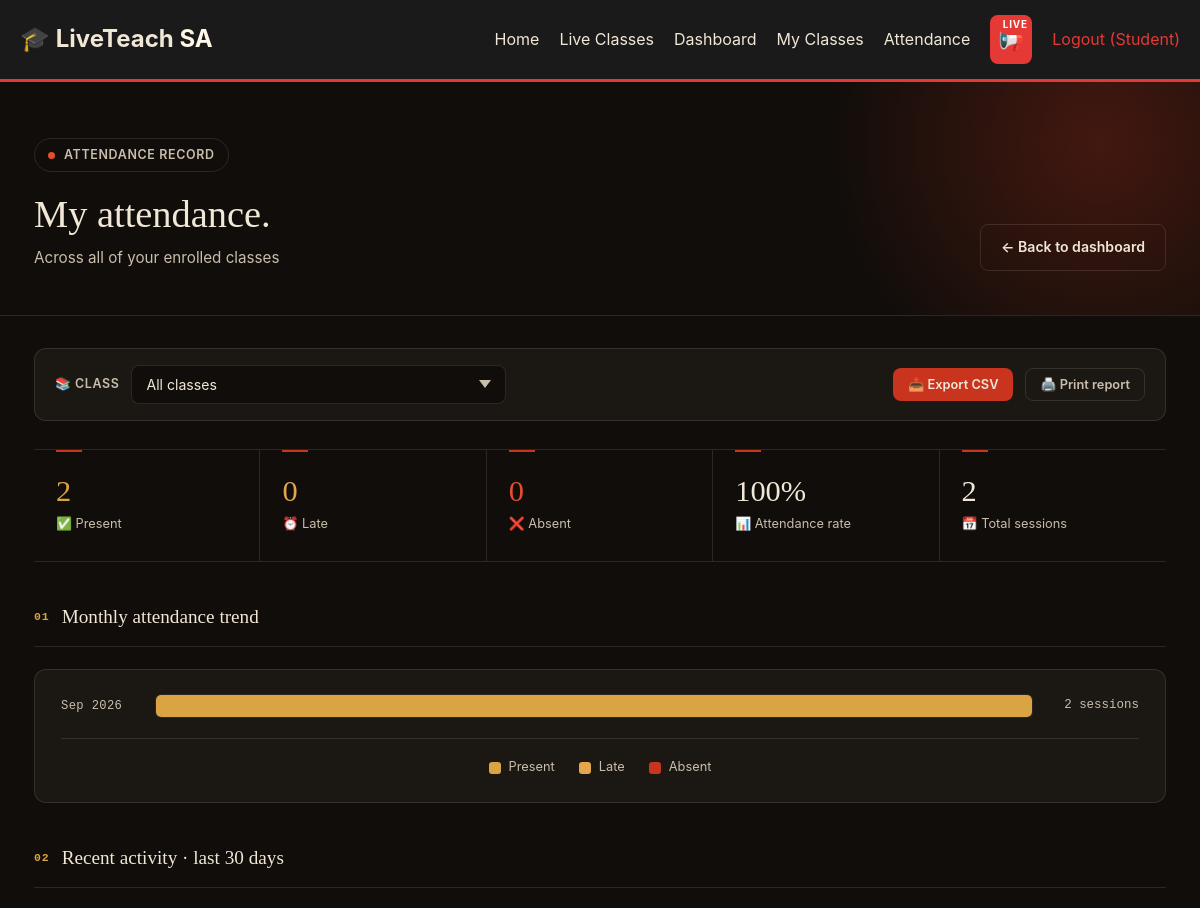
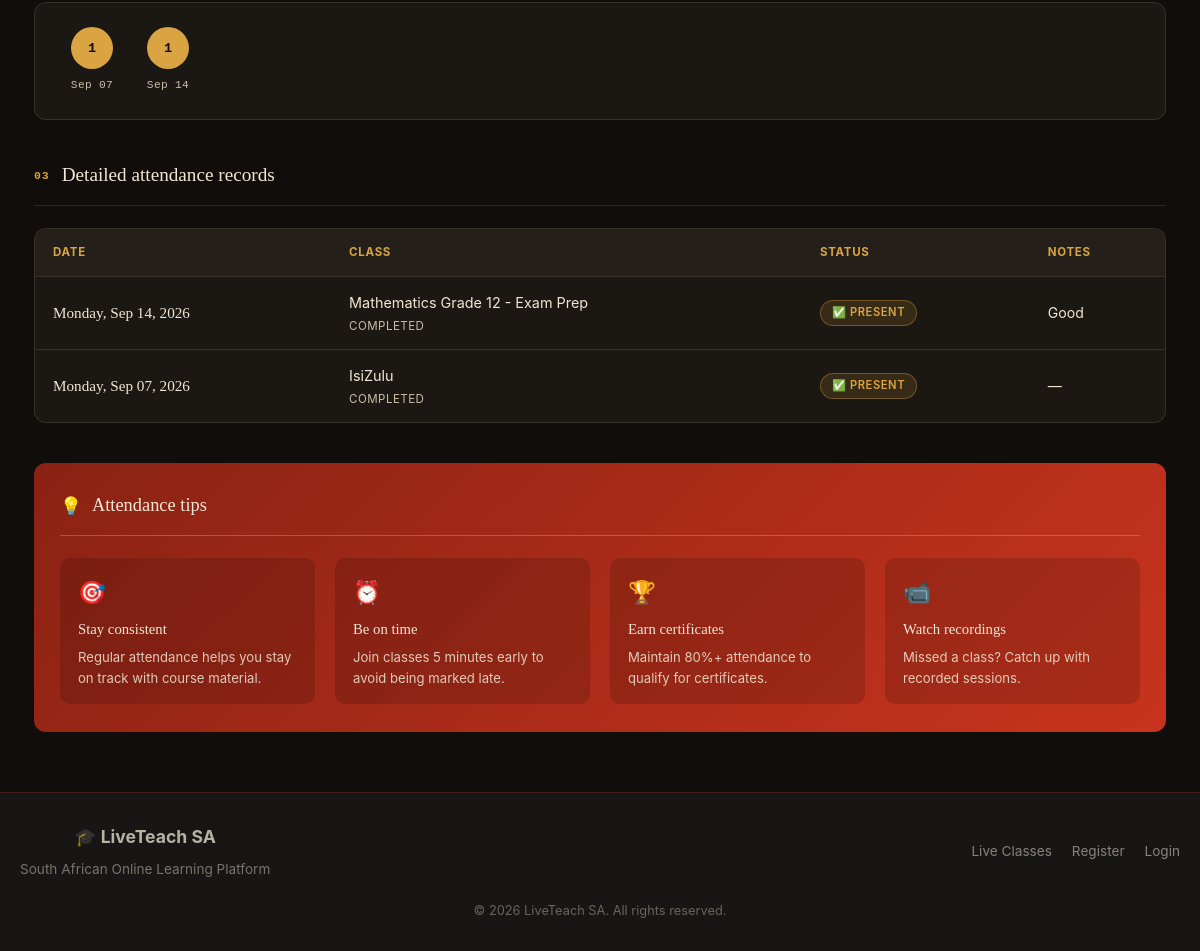
Screenshot of /dashboard/attendance.php (signed in) with the database file from the repository (2 pictures, top to bottom).
### tables this page shows
CREATE TABLE `attendance` (
  `id` int(11) NOT NULL,
  `student_id` int(11) NOT NULL,
  `class_id` int(11) NOT NULL,
  `session_date` date NOT NULL,
  `status` enum('present','absent','late') NOT NULL DEFAULT 'present',
  `notes` text DEFAULT NULL
);

CREATE TABLE `live_classes` (
  `id` int(11) NOT NULL,
  `teacher_id` int(11) NOT NULL,
  `title` varchar(255) NOT NULL,
  `description` text DEFAULT NULL,
  `short_description` varchar(500) DEFAULT NULL,
  `image` varchar(255) DEFAULT NULL,
  `price` decimal(10,2) NOT NULL DEFAULT 0.00,
  `duration` varchar(50) DEFAULT NULL,
  `level` enum('beginner','intermediate','advanced') NOT NULL DEFAULT 'beginner',
  `category` varchar(100) DEFAULT NULL,
  `start_date` datetime DEFAULT NULL,
  `end_date` datetime DEFAULT NULL,
  `schedule` text DEFAULT NULL,
  `meeting_link` varchar(500) DEFAULT NULL,
  `meeting_id` varchar(100) DEFAULT NULL,
  `meeting_password` varchar(100) DEFAULT NULL,
  `recording_url` varchar(500) DEFAULT NULL,
  `materials` text DEFAULT NULL,
  `max_students` int(11) DEFAULT 50,
  `current_students` int(11) NOT NULL DEFAULT 0,
  `status` enum('upcoming','ongoing','completed','cancelled') NOT NULL DEFAULT 'upcoming',
  `is_featured` tinyint(1) NOT NULL DEFAULT 0,
  `sequential_unlock` tinyint(1) NOT NULL DEFAULT 0,
  `created_at` timestamp NOT NULL DEFAULT current_timestamp(),
  `thumbnail` varchar(500) DEFAULT NULL,
  `preview_video` varchar(500) DEFAULT NULL,
  `stream_platform` enum('zoom','google_meet','custom','youtube_live') DEFAULT 'zoom',
  `stream_embed` text DEFAULT NULL
);

### dashboard/attendance.php (the view, shortened to what the rows shown need)
<?php
require_once '../includes/header.php';
$connection = getDbConnection();
$studentId  = (int)$_SESSION['user']['id'];
$classId    = isset($_GET['class_id']) ? (int)$_GET['class_id'] : 0;
$stmt = $connection->prepare("
    SELECT DISTINCT c.id, c.title, c.status
    FROM live_classes c
    JOIN enrollments e ON e.class_id = c.id
    WHERE e.student_id = ? AND e.payment_status = 'paid'
    ORDER BY c.start_date DESC
");
$stmt->bind_param('i', $studentId);
$stmt->execute();
if ($classId > 0) {
    $stmt = $connection->prepare("
        SELECT a.id, a.student_id, a.class_id, a.session_date, a.status, a.notes,
               c.title  AS class_title,
               c.status AS class_status
        FROM attendance a
        JOIN live_classes c ON c.id = a.class_id
        WHERE a.student_id = ? AND a.class_id = ?
        ORDER BY a.session_date DESC, a.id DESC
    ");
    $stmt->bind_param('ii', $studentId, $classId);
} else {
    $stmt = $connection->prepare("
        SELECT a.id, a.student_id, a.class_id, a.session_date, a.status, a.notes,
               c.title  AS class_title,
               c.status AS class_status
        FROM attendance a
        JOIN live_classes c ON c.id = a.class_id
        WHERE a.student_id = ?
        ORDER BY a.session_date DESC, a.id DESC
        LIMIT 100
    ");
    $stmt->bind_param('i', $studentId);
}
$stmt->execute();
$attendanceRecords = $stmt->get_result()->fetch_all(MYSQLI_ASSOC);
if ($classId > 0) {
    $stmt = $connection->prepare("
        SELECT
            COUNT(CASE WHEN status = 'present' THEN 1 END) AS present,
            COUNT(CASE WHEN status = 'late'    THEN 1 END) AS late,
            COUNT(CASE WHEN status = 'absent'  THEN 1 END) AS absent,
            COUNT(*) AS total
        FROM attendance
        WHERE student_id = ? AND class_id = ?
    ");
    $stmt->bind_param('ii', $studentId, $classId);
} else {
    $stmt = $connection->prepare("
        SELECT
            COUNT(CASE WHEN status = 'present' THEN 1 END) AS present,
            COUNT(CASE WHEN status = 'late'    THEN 1 END) AS late,
            COUNT(CASE WHEN status = 'absent'  THEN 1 END) AS absent,
            COUNT(*) AS total
        FROM attendance
        WHERE student_id = ?
    ");
    $stmt->bind_param('i', $studentId);
}
$stmt->execute();
if ($classId > 0) {
    $stmt = $connection->prepare("
        SELECT
            DATE_FORMAT(session_date, '%b %Y') AS month,
            DATE_FORMAT(session_date, '%Y-%m') AS month_sort,
            COUNT(CASE WHEN status = 'present' THEN 1 END) AS present,
            COUNT(CASE WHEN status = 'late'    THEN 1 END) AS late,
            COUNT(CASE WHEN status = 'absent'  THEN 1 END) AS absent,
            COUNT(*) AS total
        FROM attendance
        WHERE student_id = ? AND class_id = ?
        GROUP BY DATE_FORMAT(session_date, '%Y-%m')
        ORDER BY month_sort DESC
        LIMIT 6
    ");
    $stmt->bind_param('ii', $studentId, $classId);
} else {
    $stmt = $connection->prepare("
        SELECT
            DATE_FORMAT(session_date, '%b %Y') AS month,
            DATE_FORMAT(session_date, '%Y-%m') AS month_sort,
            COUNT(CASE WHEN status = 'present' THEN 1 END) AS present,
            COUNT(CASE WHEN status = 'late'    THEN 1 END) AS late,
            COUNT(CASE WHEN status = 'absent'  THEN 1 END) AS absent,
            COUNT(*) AS total
        FROM attendance
        WHERE student_id = ?
        GROUP BY DATE_FORMAT(session_date, '%Y-%m')
        ORDER BY month_sort DESC
        LIMIT 6
    ");
    $stmt->bind_param('i', $studentId);
}
$stmt->execute();
$monthlyData = $stmt->get_result()->fetch_all(MYSQLI_ASSOC);
$monthlyData = array_reverse($monthlyData);
if ($classId > 0) {
    $stmt = $connection->prepare("
        SELECT
            DATE(session_date) AS date,
            status,
            COUNT(*) AS count
        FROM attendance
        WHERE student_id = ?
          AND class_id = ?
          AND session_date >= DATE_SUB(NOW(), INTERVAL 30 DAY)
        GROUP BY DATE(session_date), status
        ORDER BY session_date ASC
    ");
    $stmt->bind_param('ii', $studentId, $classId);
} else {
    $stmt = $connection->prepare("
        SELECT
            DATE(session_date) AS date,
            status,
            COUNT(*) AS count
        FROM attendance
        WHERE student_id = ?
          AND session_date >= DATE_SUB(NOW(), INTERVAL 30 DAY)
        GROUP BY DATE(session_date), status
        ORDER BY session_date ASC
    ");
    $stmt->bind_param('i', $studentId);
}
$stmt->execute();
$weeklyTrendRaw = $stmt->get_result()->fetch_all(MYSQLI_ASSOC);
$trendData = [];
foreach ($weeklyTrendRaw as $item) {
    $d = $item['date'];
    if (!isset($trendData[$d])) {
        $trendData[$d] = ['present' => 0, 'late' => 0, 'absent' => 0];
    }
    $st = $item['status'];
    if (isset($trendData[$d][$st])) {
        $trendData[$d][$st] = (int)$item['count'];
    }
}
?>
<!doctype html>
<html lang="en">
<head>
</head>
<body class="lt-page">
<main class="lt-page">
    <div class="lt-dash-header">
        <div class="lt-container lt-dash-header-inner">
            <div>
                <h1>My attendance.</h1>
            </div>
        </div>
    </div>
    <div class="lt-container">
        <?php if (!empty($monthlyData)): ?>
            <div class="lt-section">
                <div class="lt-section-head">
                    <h2>Monthly attendance trend</h2>
                </div>
            </div>
        <?php endif; ?>
        <?php if (!empty($trendData)): ?>
            <div class="lt-section">
                <div class="lt-section-head">
                    <h2>Recent activity · last 30 days</h2>
                </div>
            </div>
        <?php endif; ?>
        <div class="lt-section">
            <div class="lt-section-head">
                <h2>Detailed attendance records</h2>
            </div>
            <?php if (empty($attendanceRecords)): ?>
                <div class="lt-empty">
                    <div class="lt-empty-icon">📭</div>
                    <h3>No attendance records found</h3>
                    <p>
                        <?php if ($classId > 0): ?>
                            You haven't attended any sessions for this class yet.<br>Join the live class to start building your attendance record!
                        <?php else: ?>
                            You haven't attended any classes yet.<br>Browse and enroll in classes to get started!
                        <?php endif; ?>
                    </p>
                    <?php if ($classId > 0): ?>
                        <a href="../classes/class.php?id=<?php echo (int)$classId; ?>" class="lt-btn lt-btn-primary">
                            View class →
                        </a>
                    <?php else: ?>
                        <a href="../classes/index.php" class="lt-btn lt-btn-primary">
                            Browse classes →
                        </a>
                    <?php endif; ?>
                </div>
            <?php else: ?>
                <div class="lt-table-wrap">
                    <div class="lt-table-scroll">
                        <table class="lt-table" id="attendanceTable">
                            <thead>
                                <tr>
                                    <th>Date</th>
                                    <?php if (!$classId): ?>
                                        <th>Class</th>
                                    <?php endif; ?>
                                    <th>Status</th>
                                    <th>Notes</th>
                                </tr>
                            </thead>
                            <tbody>
                                <?php foreach ($attendanceRecords as $record): ?>
                                    <tr>
                                        <td>
                                            <div class="lt-table-date">
                                                <?php echo date('l, M d, Y', strtotime($record['session_date'])); ?>
                                            </div>
                                        </td>
                                        <?php if (!$classId): ?>
                                            <td>
                                                <div class="lt-table-class">
                                                    <?php echo htmlspecialchars($record['class_title']); ?>
                                                </div>
                                                <div class="lt-table-class-status">
                                                    <?php echo ucfirst($record['class_status']); ?>
                                                </div>
                                            </td>
                                        <?php endif; ?>
                                        <td>
                                            <span class="lt-status-pill lt-<?php echo htmlspecialchars($record['status']); ?>">
                                                <?php
                                                    echo $record['status'] === 'present'
                                                        ? '✅ Present'
                                                        : ($record['status'] === 'late' ? '⏰ Late' : '❌ Absent');
                                                ?>
                                            </span>
                                        </td>
                                        <td class="lt-table-notes">
                                            <?php echo htmlspecialchars($record['notes'] ?? '—'); ?>
                                        </td>
                                    </tr>
                                <?php endforeach; ?>
                            </tbody>
                        </table>
                    </div>
                </div>
            <?php endif; ?>
        </div>
        <div class="lt-tips">
            <div class="lt-tips-head">
                <h2>Attendance tips</h2>
            </div>
        </div>
    </div>
</main>
<?php require_once '../includes/footer.php'; ?>

### rows the page displays
attendance: session_date "Monday, Sep 14, 2026", live_classes.title "Mathematics Grade 12 - Exam Prep", live_classes.status "COMPLETED", status "✅ PRESENT", notes "Good"
attendance: session_date "Monday, Sep 07, 2026", live_classes.title "IsiZulu", live_classes.status "COMPLETED", status "✅ PRESENT", notes "—"

### other values shown
$bellIcon "📢"
$user['fullname'] "Student"
$classStats['present'] "2"
$classStats['late'] "0"
$classStats['absent'] "0"
$attendanceRate "100"
$classStats['total'] "2"
$month['month'] "Sep 2026"
$total "2"
$total "1"
date('M d', strtotime($date)) "Sep 07"
date('M d', strtotime($date)) "Sep 14"
